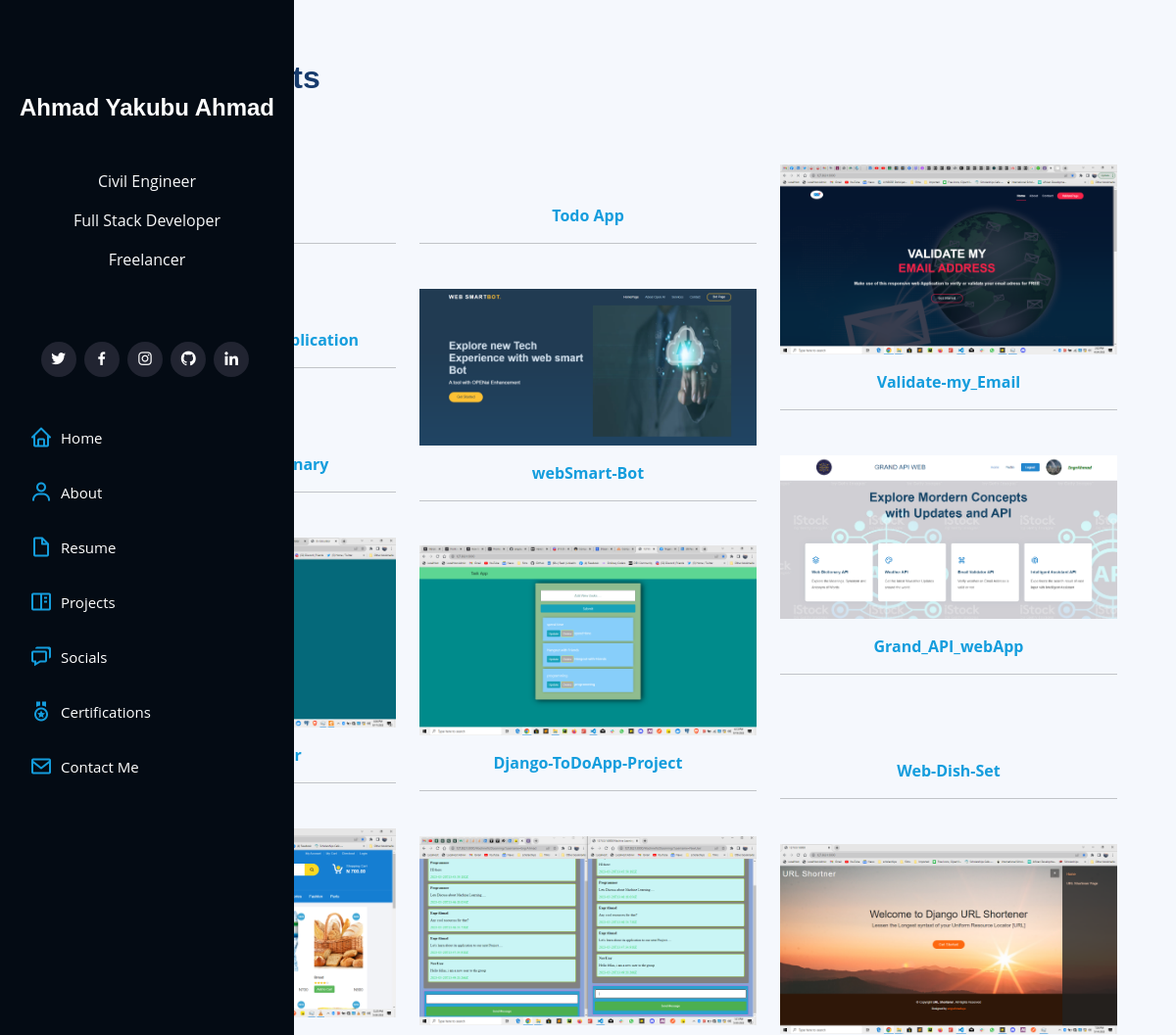
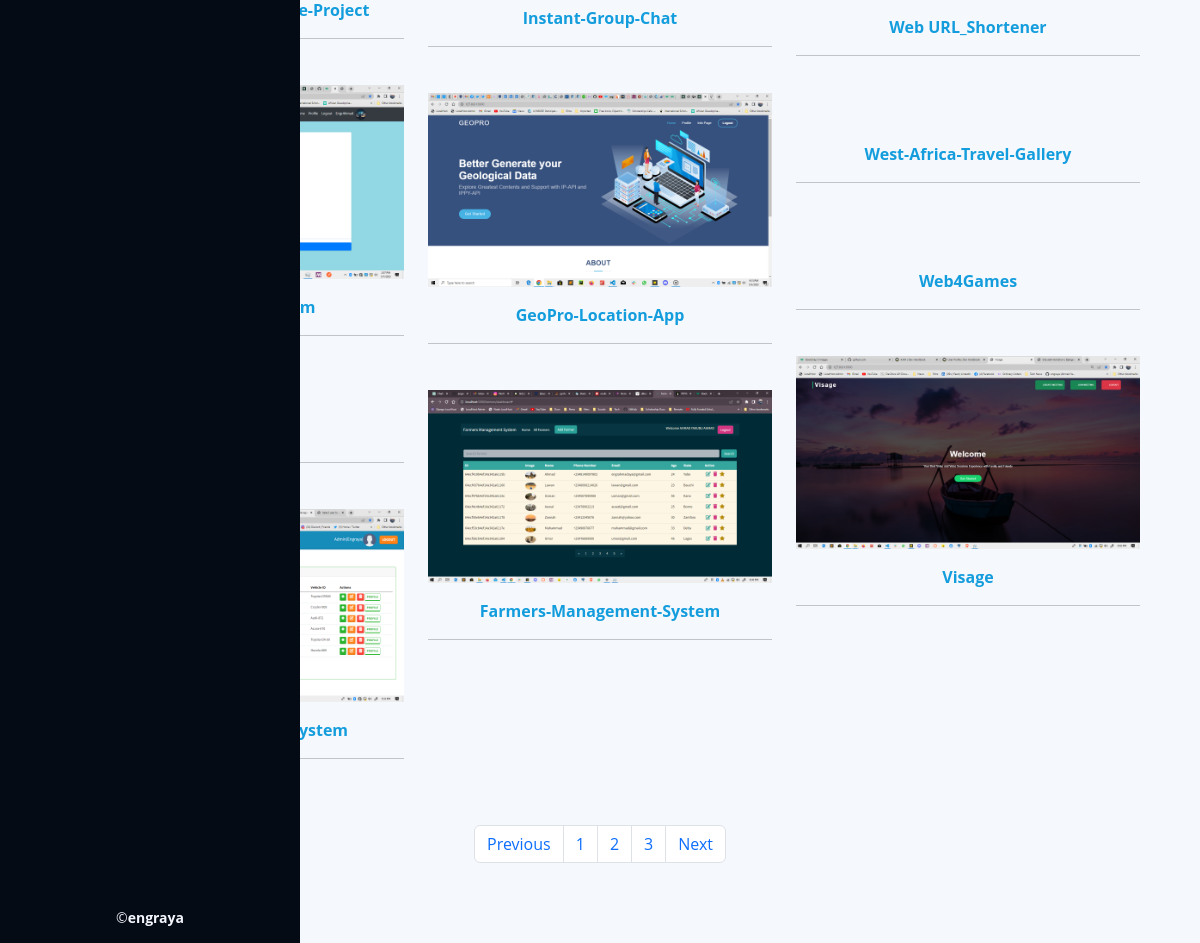
The app's page /portfolio with its own data (2 pictures, top to bottom).
### baseapp/models.py (models this page shows, shortened)
class Portfolio(models.Model):
    title = models.CharField(max_length=200, null=True, blank=True)
    portfolio_description = models.TextField()
    cover_image = models.ImageField(upload_to='portfolio_cover', null=True, blank=True)
    tech_stack = models.CharField(max_length=200, null=True, blank=True)
    deployment = models.CharField(max_length=200, null=True, blank=True)
    status = models.CharField(max_length=100, null=True, blank=True, choices=PROJECT_STATUS)
    portfolio_url = models.URLField(max_length=200, null=True, blank=True)

### baseapp/views.py (the view)
# urls.py: path('portfolio', views.portfolio, name="portfolio"),
def portfolio(request):
    portfolios = Portfolio.objects.all()
    context = {'portfolios' : portfolios}
    return render(request, 'baseapp/portfolio.html', context)

### baseapp/templates/baseapp/portfolio.html (shortened to what this page needs)
{% extends 'baseapp/base.html' %}
{% load static %}
{% block content  %}
    <section id="portfolio" class="portfolio section-bg d-flex justify-content-center">
        <div class="container">
          <div class="section-title">
            <h2>Portfolio/Projects</h2>
          </div>
          <div class="row portfolio-container justify-content-center align-content-center" data-aos="fade-up" data-aos-delay="100">
            {% for portfolio in portfolios %}
            <div class="col-lg-4 col-md-6 portfolio-item filter-app">
              <div class="portfolio-wrap">
                <img src="{{portfolio.cover_image.url}}" class="img-fluid" alt="">
              </div>
              <a href="{% url 'portfolio_detail' portfolio.id %}" title="More Details"><strong class="d-flex justify-content-center mt-3">{{portfolio.title}}</strong></a>
              <hr>
            </div>
            {% endfor %}
          </div>
          <ul class="pagination justify-content-center" style="margin:20px 0">
            <li class="page-item"><a class="page-link" href="#">Previous</a></li>
            <li class="page-item"><a class="page-link" href="#">1</a></li>
            <li class="page-item"><a class="page-link" href="#">2</a></li>
            <li class="page-item"><a class="page-link" href="#">3</a></li>
            <li class="page-item"><a class="page-link" href="#">Next</a></li>
          </ul>
        </div>
      </section>
{% endblock content  %}

### baseapp/templates/baseapp/base.html (shortened to what this page needs)
<!DOCTYPE html>
<html lang="en">
{% load static %}
<head>
  <link href="{% static 'assets/vendor/aos/aos.css' %}" rel="stylesheet">
  <link href="{% static 'assets/vendor/bootstrap/css/bootstrap.min.css' %}" rel="stylesheet">
  <link href="{% static 'assets/vendor/bootstrap-icons/bootstrap-icons.css' %}" rel="stylesheet">
  <link href="{% static 'assets/vendor/boxicons/css/boxicons.min.css' %}" rel="stylesheet">
  <link href="{% static 'assets/vendor/glightbox/css/glightbox.min.css' %}" rel="stylesheet">
  <link href="{% static 'assets/vendor/swiper/swiper-bundle.min.css' %}" rel="stylesheet">
  <link href="{% static 'assets/css/style.css' %}" rel="stylesheet">
</head>
<body>
  <header id="header">
    <div class="d-flex flex-column">
      <div class="profile">
        <h1 class="text-light mt-5 pt-5"><a href="">Ahmad Yakubu Ahmad</a></h1>
        <p class="text-light justify-content-center align-items-center d-flex mt-5">Civil Engineer</p>
        <p class="text-light justify-content-center align-items-center d-flex">Full Stack Developer</p>
        <p class="text-light justify-content-center align-items-center d-flex">Freelancer</p>
        <div class="social-links mt-3 text-center mt-5 pt-4">
          <a href="https://twitter.com/ahmadyakubuaya" target="_blank" class="twitter"><i class="bx bxl-twitter"></i></a>
          <a href="https://web.facebook.com/ahmad.yakubuahmad.7/" target="_blank" class="facebook"><i class="bx bxl-facebook"></i></a>
          <a href="https://www.instagram.com/aya2685/" target="_blank" class="instagram"><i class="bx bxl-instagram"></i></a>
          <a href="https://github.com/engraya" target="_blank" class="google-plus"><i class="bx bxl-github"></i></a>
          <a href="https://www.linkedin.com/in/ahmad-yakubu-ahmad-miaeng-gmnse-41520b121/" target="_blank" class="linkedin"><i class="bx bxl-linkedin"></i></a>
        </div>
      </div>
      <nav id="navbar" class="nav-menu navbar mt-2">
        <ul>
          <li><a href="{% url 'home' %}" class="nav-link scrollto active"><i class="bx bx-home"></i> <span>Home</span></a></li>
          <li><a href="{% url 'about' %}" class="nav-link scrollto active"><i class="bx bx-user"></i> <span>About</span></a></li>
          <li><a href="{% url 'resume' %}" class="nav-link scrollto active"><i class="bx bx-file-blank"></i> <span>Resume</span></a></li>
          <li><a href="{% url 'portfolio' %}" class="nav-link scrollto active"><i class="bx bx-book-content"></i> <span>Projects</span></a></li>
          <li><a href="{% url 'socials' %}" class="nav-link scrollto active"><i class="bx bx-chat"></i> <span>Socials</span></a></li>
          <li><a href="{% url 'certifications' %}" class="nav-link scrollto active"><i class="bx bx-medal"></i> <span>Certifications</span></a></li>
          <li><a href="{% url 'contact' %}" class="nav-link scrollto active"><i class="bx bx-envelope"></i> <span>Contact Me</span></a></li>
        </ul>
      </nav>
    </div>
  </header>
  {% block content %}
  {% endblock content %}
  <footer id="footer">
    <div class="container">
      <div class="copyright">
        &copy;<strong><span>engraya</span></strong>
      </div>
    </div>
  </footer>
</body>
</html>

### static/assets/css/style.css (style rules this page uses)
body { font-family: "Open Sans", sans-serif; color: #272829; }
a { color: #149ddd; text-decoration: none; }
h1, h2, h3, h4, h5, h6 { font-family: "Raleway", sans-serif; }
#header { position: fixed; top: 0; left: 0; bottom: 0; width: 300px; transition: all ease-in-out 0.5s; z-index: 9997; transition: all 0.5s; padding: 0 15px; background: #040b14; overflow-y: auto; }
#header .profile h1 { font-size: 24px; margin: 0; padding: 0; font-weight: 600; -moz-text-align-last: center; text-align-last: center; font-family: "Poppins", sans-serif; }
#header .profile h1 a, #header .profile h1 a:hover { color: #fff; text-decoration: none; }
#header .profile .social-links a { font-size: 18px; display: inline-block; background: #212431; color: #fff; line-height: 1; padding: 8px 0; margin-right: 4px; border-radius: 50%; text-align: center; width: 36px; height: 36px; transition: 0.3s; }
.container, .container-fluid { padding-left: 30px; padding-right: 30px; }
.nav-menu { padding: 30px 0 0 0; }
.nav-menu * { margin: 0; padding: 0; list-style: none; }
.nav-menu>ul>li { position: relative; white-space: nowrap; }
.nav-menu a, .nav-menu a:focus { display: flex; align-items: center; color: #a8a9b4; padding: 12px 15px; margin-bottom: 8px; transition: 0.3s; font-size: 15px; }
.nav-menu a i, .nav-menu a:focus i { font-size: 24px; padding-right: 8px; color: #6f7180; }
.nav-menu a:hover, .nav-menu .active, .nav-menu .active:focus, .nav-menu li:hover>a { text-decoration: none; color: #fff; }
.nav-menu a:hover i, .nav-menu .active i, .nav-menu .active:focus i, .nav-menu li:hover>a i { color: #149ddd; }
section { padding: 60px 0; overflow: hidden; }
.section-bg { background: #f5f8fd; }
.section-title { padding-bottom: 30px; }
.section-title h2 { font-size: 32px; font-weight: bold; margin-bottom: 20px; padding-bottom: 20px; position: relative; color: #173b6c; }
.section-title h2::after { content: ""; position: absolute; display: block; width: 50px; height: 3px; background: #149ddd; bottom: 0; left: 0; }
.portfolio .portfolio-item { margin-bottom: 30px; }
.portfolio .portfolio-wrap { transition: 0.3s; position: relative; overflow: hidden; z-index: 1; }
.portfolio .portfolio-wrap::before { content: ""; background: rgba(255, 255, 255, 0.5); position: absolute; left: 0; right: 0; top: 0; bottom: 0; transition: all ease-in-out 0.3s; z-index: 2; opacity: 0; }
#footer { padding: 15px; color: #f4f6fd; font-size: 14px; position: fixed; left: 0; bottom: 0; width: 300px; z-index: 9999; background: #040b14; }
#footer .copyright { text-align: center; }

### records on screen
Portfolio: title "Todo App"
Portfolio: cover_image (picture), title "Validate-my_Email"
Portfolio: cover_image (picture), title "webSmart-Bot"
Portfolio: cover_image (picture), title "Grand_API_webApp"
Portfolio: cover_image (picture), title "Django-ToDoApp-Project"
Portfolio: title "Web-Dish-Set"
Portfolio: cover_image (picture), title "Instant-Group-Chat"
Portfolio: cover_image (picture), title "Web URL_Shortener"
Portfolio: cover_image (picture), title "GeoPro-Location-App"
Portfolio: title "West-Africa-Travel-Gallery"
Portfolio: title "Web4Games"
Portfolio: cover_image (picture), title "Visage"
Portfolio: cover_image (picture), title "Farmers-Management-System"
